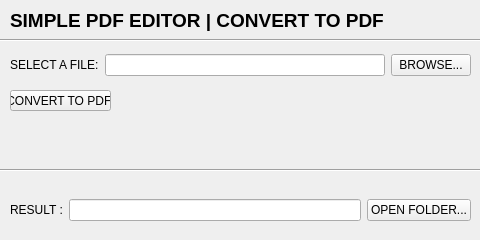
<?xml version="1.0" encoding="UTF-8"?>
<ui version="4.0">
 <class>MainWindow</class>
 <widget class="QMainWindow" name="MainWindow">
  <property name="geometry">
   <rect>
    <x>0</x>
    <y>0</y>
    <width>480</width>
    <height>240</height>
   </rect>
  </property>
  <property name="windowTitle">
   <string>MainWindow</string>
  </property>
  <widget class="QWidget" name="centralwidget">
   <widget class="QLabel" name="main_title_label">
    <property name="geometry">
     <rect>
      <x>10</x>
      <y>10</y>
      <width>401</width>
      <height>21</height>
     </rect>
    </property>
    <property name="font">
     <font>
      <pointsize>14</pointsize>
      <weight>75</weight>
      <italic>false</italic>
      <bold>true</bold>
     </font>
    </property>
    <property name="styleSheet">
     <string notr="true">QLabel {background: &quot;black&quot;; color: &quot;white&quot;;}</string>
    </property>
    <property name="text">
     <string>SIMPLE PDF EDITOR | CONVERT TO PDF</string>
    </property>
    <property name="alignment">
     <set>Qt::AlignLeading|Qt::AlignLeft|Qt::AlignVCenter</set>
    </property>
   </widget>
   <widget class="QWidget" name="gridLayoutWidget">
    <property name="geometry">
     <rect>
      <x>10</x>
      <y>50</y>
      <width>461</width>
      <height>31</height>
     </rect>
    </property>
    <layout class="QGridLayout" name="gridLayout">
     <item row="0" column="1">
      <widget class="QLineEdit" name="selected_file_path_line_edit"/>
     </item>
     <item row="0" column="0">
      <widget class="QLabel" name="select_file_label">
       <property name="text">
        <string>SELECT A FILE:</string>
       </property>
      </widget>
     </item>
     <item row="0" column="3">
      <widget class="QPushButton" name="browse_pdf_file_push_button">
       <property name="text">
        <string>BROWSE...</string>
       </property>
      </widget>
     </item>
    </layout>
   </widget>
   <widget class="Line" name="line_2">
    <property name="geometry">
     <rect>
      <x>0</x>
      <y>30</y>
      <width>481</width>
      <height>21</height>
     </rect>
    </property>
    <property name="orientation">
     <enum>Qt::Horizontal</enum>
    </property>
   </widget>
   <widget class="QPushButton" name="convert_to_pdf_push_button">
    <property name="geometry">
     <rect>
      <x>10</x>
      <y>90</y>
      <width>101</width>
      <height>21</height>
     </rect>
    </property>
    <property name="text">
     <string>CONVERT TO PDF </string>
    </property>
   </widget>
   <widget class="Line" name="line_3">
    <property name="geometry">
     <rect>
      <x>0</x>
      <y>150</y>
      <width>481</width>
      <height>41</height>
     </rect>
    </property>
    <property name="orientation">
     <enum>Qt::Horizontal</enum>
    </property>
   </widget>
   <widget class="QWidget" name="gridLayoutWidget_2">
    <property name="geometry">
     <rect>
      <x>10</x>
      <y>190</y>
      <width>461</width>
      <height>41</height>
     </rect>
    </property>
    <layout class="QGridLayout" name="gridLayout_2">
     <item row="0" column="0">
      <widget class="QLabel" name="result_label">
       <property name="text">
        <string>RESULT :</string>
       </property>
      </widget>
     </item>
     <item row="0" column="3">
      <widget class="QPushButton" name="set_result_path_push_button">
       <property name="text">
        <string>OPEN FOLDER...</string>
       </property>
      </widget>
     </item>
     <item row="0" column="1">
      <widget class="QLineEdit" name="result_pdf_file_path_line_edit"/>
     </item>
    </layout>
   </widget>
  </widget>
 </widget>
 <resources/>
 <connections/>
</ui>
